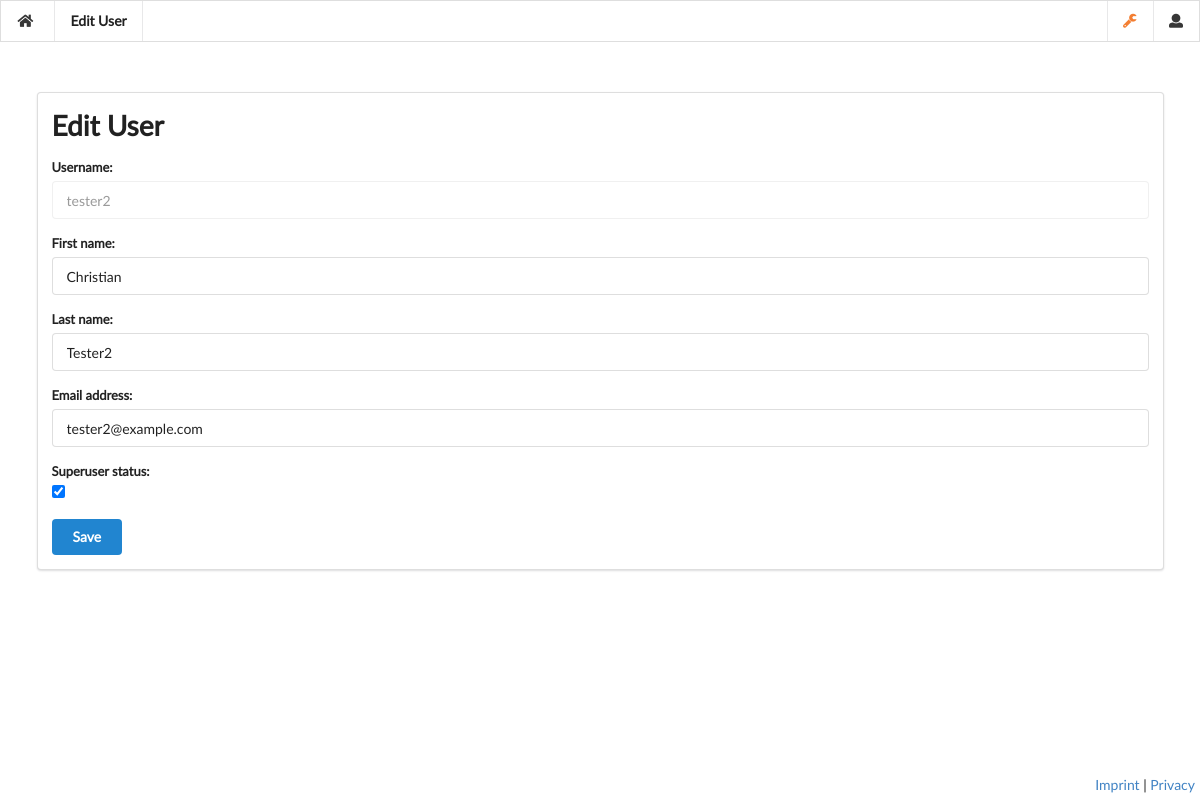
/user/edit/5 (signed in), run on an earlier commit of the app's database.
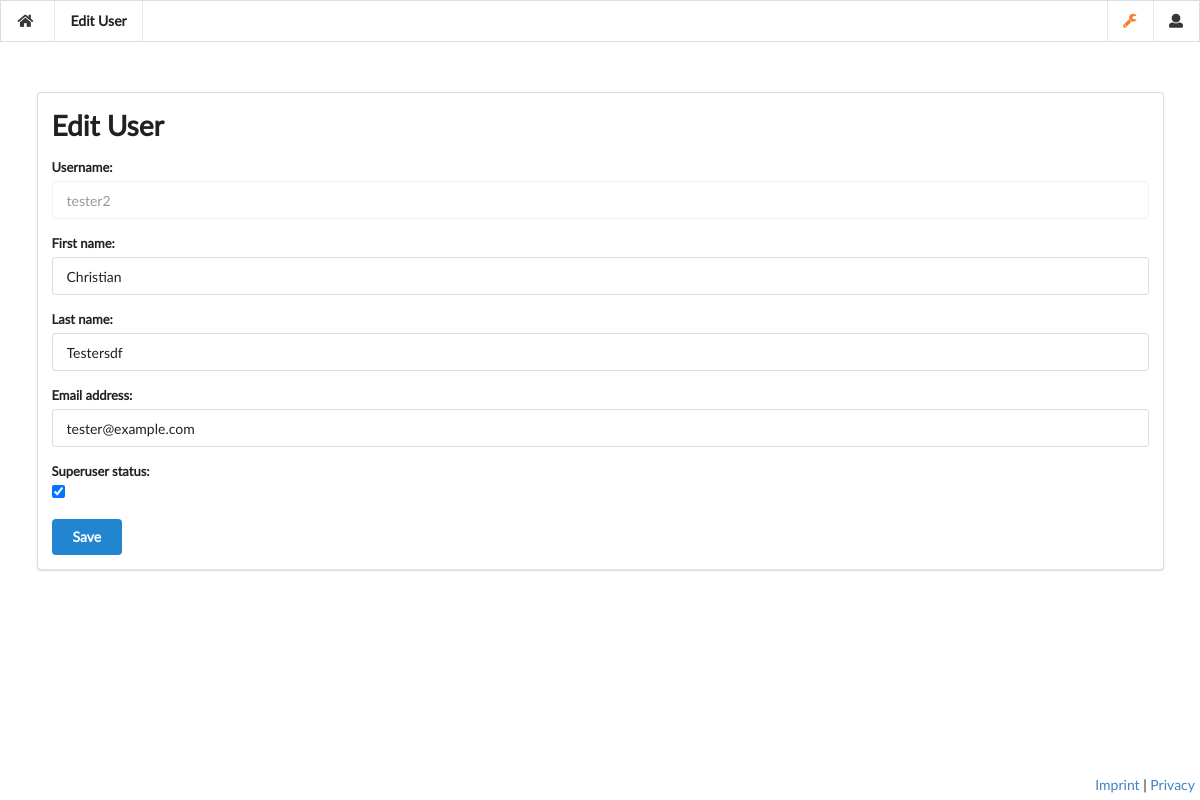
And on a later commit of the database.
### dokku_manager/om/models.py (models this page shows, shortened)
class User(AbstractUser):
    ws_channel = models.CharField(max_length=255, blank=True)
    public_key_set = models.BooleanField(default=False)
    public_key_file = models.FileField(upload_to=path_and_filename)

### dokku_manager/om/views.py (the view)
# urls.py: path('user/edit/<int:user_id>', views.edit_user, name="edit_user"),
@login_required
def edit_user(request, user_id):
    if not request.user.is_superuser:
        return HttpResponseRedirect(reverse('index'))
    user_inst = User.objects.get(id=user_id)
    form = Edit_User_Form(request.POST or None, instance = user_inst)
    instances = oTreeInstance.objects.filter(owned_by=user_inst)
    if request.method == "POST":
        if form.is_valid():
            user = form.save()
            return HttpResponseRedirect(reverse('list_users'))
    return render(request, 'om/edit_user.html', { 'form': form, 'containers': instances })

### dokku_manager/om/forms.py
class Edit_User_Form(forms.ModelForm):
    class Meta:
        model = UserModel
        fields = ['username', 'first_name', 'last_name', 'email', 'is_superuser']
    pass

### dokku_manager/om/templates/om/edit_user.html (shortened to what this page needs)
{% extends 'om/base.html' %}
{% block menu %}
    <div class="item header">
        Edit User
    </div>
{% endblock %}
{% block content %}
    <div class="ui form error segment">
        <h1>Edit User</h1>
        <form method="post">
            <div class="field">
                {{ form.username.label_tag }}
                <div class="ui disabled input">
                    {{ form.username }}
                </div>
            </div>
            <div class="field">
                {{ form.first_name.label_tag }}
                {{ form.first_name }}
            </div>
            <div class="field">
                {{ form.last_name.label_tag }}
                {{ form.last_name }}
            </div>
            <div class="field">
                {{ form.email.label_tag }}
                {{ form.email }}
            </div>
            <div class="field">
                {{ form.is_superuser.label_tag }}
                {{ form.is_superuser }}
            </div>
            <button class="ui primary button" type="submit">Save</button>
        </form>
    </div>
{% endblock %}

What changed in the data, as far as the page shows it:
changed User "tester2": last_name "Tester2" → "Testersdf"; email "tester2@example.com" → "tester@example.com"
